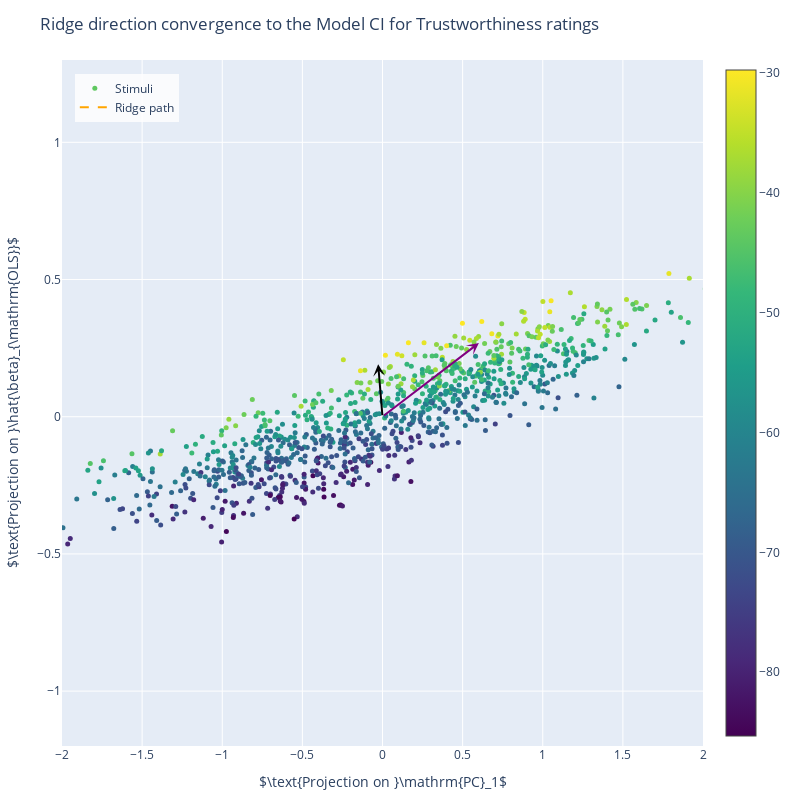

The notebook cell saved with this chart:
### Code cell
# ------------------------------------------------------------------
    #  Ridge-path figure (Plotly, same projection as the widget)
    #  – arrowheads via annotations, labels next to vectors
    # ------------------------------------------------------------------
    import numpy as np
    import plotly.graph_objects as go
    from sklearn.linear_model import LinearRegression

    # ---------- utilities ---------------------------------------------
    def _project(data: np.ndarray, b1: np.ndarray, b2: np.ndarray) -> np.ndarray:
        """Rotate the (b1,b2) plane by π/10 then project – matches the widget."""
        b1u = b1 / (np.linalg.norm(b1) + 1e-9)
        b2u = b2 / (np.linalg.norm(b2) + 1e-9)
        rot  = np.array([[np.cos(np.pi/15), -np.sin(np.pi/15)],
                        [np.sin(np.pi/15),  np.cos(np.pi/15)]])
        # rot = np.array([[1, 0],
        #                  [0, 1]])
        trans = rot @ np.vstack([b1u, b2u])
        d = data.reshape(1, -1) if data.ndim == 1 else data
        out = d @ trans.T
        return out[0] if data.ndim == 1 else out


    def _add_arrow(fig: go.Figure,
                vec2d: np.ndarray,
                color: str,
                label: str | None = None,
                opacity: float = 1.0):
        """
        Draw a vector from (0,0) with an arrowhead.  If `label` is given,
        place LaTeX text 5 % beyond the arrow tip.
        """
        if np.allclose(vec2d, 0):
            return
        # vec2d = vec2d / (np.linalg.norm(vec2d) + 1e-9) * 0.7

        # 1) arrow itself
        fig.add_annotation(
            x=vec2d[0], y=vec2d[1],           # arrowhead position
            ax=0, ay=0,                       # tail at origin
            xref="x", yref="y", axref="x", ayref="y",
            showarrow=True,
            arrowhead=3, arrowsize=1, arrowwidth=2,
            arrowcolor=color,
            opacity=opacity,
            text=""                           # no text here
        )

        # 2) optional label, nudged 5 % further out
        if label is not None:
            tip = vec2d * 1.05
            fig.add_annotation(
                x=tip[0], y=tip[1],
                xref="x", yref="y",
                showarrow=False,
                text="",#label,
                font=dict(size=14, color=color),
                xanchor="center", yanchor="bottom"
            )


    # ---------- main helper -------------------------------------------
    def create_ridge_alignment_plot(
        attribute: str = "trustworthy",
        n_samples: int | None = 1004,
        alphas: np.ndarray | None = None,
        n_alphas_to_show: int = 1,
        width: int = 800,
        height: int = 800,
    ):
        """
        • scatter of stimuli
        • β̂_OLS and v_CI vectors with arrowheads & on-plot LaTeX labels
        • dashed Ridge path with arrowheads for selected α
        """
        # 1 – load data & key vectors
        X, y, Σ_v, pc1, _, _ = load_attribute_data(attribute)
        #remove the max y val from X and y
        X = X[y!= y.max()]
        y = y[y!= y.max()]

        if n_samples is not None:
            X, y = X[:n_samples], y[:n_samples]


        β_ols = LinearRegression(fit_intercept=False).fit(X, y).coef_
        β_ols /= np.linalg.norm(β_ols) + 1e-12
        v_ci  = Σ_v @ β_ols
        v_ci /= np.linalg.norm(v_ci) + 1e-12

        if alphas is None:
            alphas = np.logspace(-8, 0, 1)
            
        XtX, I = X.T @ X, np.eye(X.shape[1])
        β_ridge = np.stack([np.linalg.solve(XtX + α*I, X.T @ y) for α in alphas])
        β_ridge /= np.linalg.norm(β_ridge, axis=1, keepdims=True)

        idx_show = np.linspace(len(alphas)*2//5,
                            len(alphas) - len(alphas)*2//5,
                            n_alphas_to_show//2, dtype=int)
        print(alphas)
        # 2 – projection
        ortho = orthogonalize(β_ols, pc1)
        X2d         = _project(X,        pc1, ortho) * 100
        β_ols_2d    = _project(β_ols,    pc1, ortho)*X2d[:,1].std()
        
        v_ci_2d     = _project(v_ci,     pc1, ortho)*X2d[:,0].std()#*np.linalg.norm(v_ci)
        ridge2d     = _project(β_ridge,  pc1, ortho)
        ridge2d     = ridge2d / (np.linalg.norm(ridge2d, axis=1, keepdims=True)+1e-9) * 0.7
        ridge2d_sub = ridge2d[idx_show]

        # 3 – figure
        fig = go.Figure()

        # stimuli scatter
        fig.add_trace(
            go.Scatter(
                x=X2d[:, 0], y=X2d[:, 1],
                mode="markers",
                marker=dict(size=5, color=y, colorscale="Viridis", showscale=True),
                name="Stimuli",
            )
        )

        # β̂_OLS and v_CI arrows with labels
        _add_arrow(fig, β_ols_2d, "black",  r"$\hat{\beta}_{\mathrm{OLS}}$")
        _add_arrow(fig, v_ci_2d,  "purple", r"$v_{\mathrm{CI}}$")

        # dashed Ridge path (legend entry kept)
        fig.add_trace(
            go.Scatter(
                x=ridge2d[:, 0], y=ridge2d[:, 1],
                mode="lines",
                line=dict(color="orange", dash="dash", width=2),
                name="Ridge path",
            )
        )

        # arrowheads on selected α (no legend)
        α_colors = np.linspace(0.0, 1.0, len(idx_show))
        for vec2d, frac in zip(ridge2d_sub, α_colors):
            _add_arrow(
                fig, vec2d, "orange",
                opacity=(min(frac, 1-frac)*1.5)**2
            )

        # axes & layout
        fig.update_xaxes(
            title_text=r"$\text{Projection on }\mathrm{PC}_1$",
            range=[-2, 2], zeroline=False)
        fig.update_yaxes(
            title_text=r"$\text{Projection on }\hat{\beta}_{\mathrm{OLS}}$",
            range=[-1.2, 1.3], zeroline=False)
        fig.update_layout(
            width=width, height=height,
            title=r"Ridge direction convergence to the Model CI for Trustworthiness ratings",
            legend=dict(x=0.02, y=0.98, bgcolor="rgba(255,255,255,0.8)"),
            margin=dict(l=40, r=40, t=60, b=40),
        )
        return fig


    # ------------------------------------------------------------------
    # run example
    # ------------------------------------------------------------------
    if __name__ == "__main__":
        fig = create_ridge_alignment_plot()
        # Outside Jupyter this loads MathJax so LaTeX renders:
        fig.show(config={"mathjax": "cdn"})
        # fig.write_image("ridge_alignment.png", scale=3)  # needs kaleido

### Figure 1 — Plotly figure (JSON) as saved in the notebook; plotly's stock layout.template omitted (floating-point values rounded to 4 significant figures; data arrays with more than 128 entries replaced by an {"elided": "..."} marker saying what was removed)
{"data": [{"marker": {"color": {"elided": "1003 float values"}, "colorscale": [[0, "#440154"], [0.1111, "#482878"], [0.2222, "#3e4989"], [0.3333, "#31688e"], [0.4444, "#26828e"], [0.5556, "#1f9e89"], [0.6667, "#35b779"], [0.7778, "#6ece58"], [0.8889, "#b5de2b"], [1, "#fde725"]], "showscale": true, "size": 5}, "mode": "markers", "name": "Stimuli", "type": "scatter", "x": {"elided": "1003 float values"}, "y": {"elided": "1003 float values"}}, {"line": {"color": "orange", "dash": "dash", "width": 2}, "mode": "lines", "name": "Ridge path", "type": "scatter", "x": [-0.09827], "y": [0.6931]}], "layout": {"annotations": [{"arrowcolor": "black", "arrowhead": 3, "arrowsize": 1, "arrowwidth": 2, "ax": 0, "axref": "x", "ay": 0, "ayref": "y", "opacity": 1, "showarrow": true, "text": "", "x": -0.02707, "xref": "x", "y": 0.1909, "yref": "y"}, {"font": {"color": "black", "size": 14}, "showarrow": false, "text": "", "x": -0.02843, "xanchor": "center", "xref": "x", "y": 0.2005, "yanchor": "bottom", "yref": "y"}, {"arrowcolor": "purple", "arrowhead": 3, "arrowsize": 1, "arrowwidth": 2, "ax": 0, "axref": "x", "ay": 0, "ayref": "y", "opacity": 1, "showarrow": true, "text": "", "x": 0.6017, "xref": "x", "y": 0.2687, "yref": "y"}, {"font": {"color": "purple", "size": 14}, "showarrow": false, "text": "", "x": 0.6318, "xanchor": "center", "xref": "x", "y": 0.2821, "yanchor": "bottom", "yref": "y"}], "height": 800, "legend": {"bgcolor": "rgba(255,255,255,0.8)", "x": 0.02, "y": 0.98}, "margin": {"b": 40, "l": 40, "r": 40, "t": 60}, "title": {"text": "Ridge direction convergence to the Model CI for Trustworthiness ratings"}, "width": 800, "xaxis": {"range": [-2, 2], "title": {"text": "$\\text{Projection on }\\mathrm{PC}_1$"}, "zeroline": false}, "yaxis": {"range": [-1.2, 1.3], "title": {"text": "$\\text{Projection on }\\hat{\\beta}_{\\mathrm{OLS}}$"}, "zeroline": false}}}
